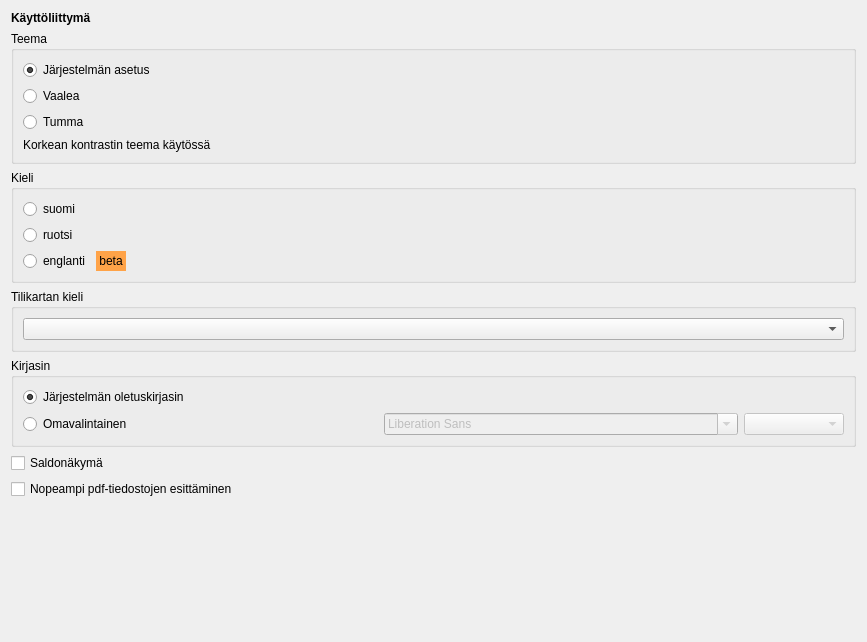
<?xml version="1.0" encoding="UTF-8"?>
<ui version="4.0">
 <class>Ulkoasu</class>
 <widget class="QWidget" name="Ulkoasu">
  <property name="geometry">
   <rect>
    <x>0</x>
    <y>0</y>
    <width>867</width>
    <height>642</height>
   </rect>
  </property>
  <property name="windowTitle">
   <string>Form</string>
  </property>
  <layout class="QVBoxLayout" name="verticalLayout_2">
   <item>
    <widget class="QLabel" name="label">
     <property name="font">
      <font>
       <bold>true</bold>
      </font>
     </property>
     <property name="text">
      <string>Käyttöliittymä</string>
     </property>
    </widget>
   </item>
  <item>
   <widget class="QGroupBox" name="teemaGroup">
    <property name="title">
     <string>Teema</string>
    </property>
    <layout class="QVBoxLayout" name="verticalLayout_5">
     <item>
      <widget class="QRadioButton" name="jarjestelmaTeema">
       <property name="text">
        <string>Järjestelmän asetus</string>
       </property>
       <property name="checked">
        <bool>true</bool>
       </property>
      </widget>
     </item>
     <item>
      <widget class="QRadioButton" name="vaaleaTeema">
       <property name="text">
        <string>Vaalea</string>
       </property>
      </widget>
     </item>
     <item>
      <widget class="QRadioButton" name="tummaTeema">
       <property name="text">
        <string>Tumma</string>
       </property>
      </widget>
     </item>
     <item>
      <widget class="QLabel" name="korkeaKontrastiInfo">
       <property name="visible">
        <bool>false</bool>
       </property>
       <property name="text">
        <string>Korkean kontrastin teema käytössä</string>
       </property>
      </widget>
     </item>
    </layout>
   </widget>
  </item>
   <item>
    <widget class="QGroupBox" name="groupBox_2">
     <property name="title">
      <string>Kieli</string>
     </property>
     <layout class="QVBoxLayout" name="verticalLayout_3">
      <item>
       <widget class="QRadioButton" name="fiKieli">
        <property name="text">
         <string>suomi</string>
        </property>
        <property name="icon">
         <iconset resource="../pic/pic.qrc">
          <normaloff>:/liput/fi.png</normaloff>:/liput/fi.png</iconset>
        </property>
       </widget>
      </item>
      <item>
       <widget class="QRadioButton" name="svKieli">
        <property name="text">
         <string>ruotsi</string>
        </property>
        <property name="icon">
         <iconset resource="../pic/pic.qrc">
          <normaloff>:/liput/se.png</normaloff>:/liput/se.png</iconset>
        </property>
       </widget>
      </item>
      <item>
       <layout class="QHBoxLayout" name="horizontalLayout_2">
        <item>
         <widget class="QRadioButton" name="enKieli">
          <property name="text">
           <string>englanti</string>
          </property>
          <property name="icon">
           <iconset resource="../pic/pic.qrc">
            <normaloff>:/liput/gb.png</normaloff>:/liput/gb.png</iconset>
          </property>
         </widget>
        </item>
        <item>
         <widget class="QLabel" name="label_2">
          <property name="styleSheet">
           <string notr="true">background-color: rgb(255, 163, 72);</string>
          </property>
          <property name="text">
           <string> beta </string>
          </property>
         </widget>
        </item>
        <item>
         <spacer name="horizontalSpacer">
          <property name="orientation">
           <enum>Qt::Orientation::Horizontal</enum>
          </property>
          <property name="sizeHint" stdset="0">
           <size>
            <width>40</width>
            <height>20</height>
           </size>
          </property>
         </spacer>
        </item>
       </layout>
      </item>
     </layout>
    </widget>
   </item>
   <item>
    <widget class="QGroupBox" name="karttakieliGroup">
     <property name="title">
      <string>Tilikartan kieli</string>
     </property>
     <layout class="QVBoxLayout" name="verticalLayout_4">
      <item>
       <widget class="KieliCombo" name="tilikarttaKieli"/>
      </item>
     </layout>
    </widget>
   </item>
   <item>
    <widget class="QGroupBox" name="groupBox">
     <property name="title">
      <string>Kirjasin</string>
     </property>
     <layout class="QVBoxLayout" name="verticalLayout">
      <item>
       <widget class="QRadioButton" name="oletusfontti">
        <property name="text">
         <string>Järjestelmän oletuskirjasin</string>
        </property>
        <property name="checked">
         <bool>true</bool>
        </property>
       </widget>
      </item>
      <item>
       <layout class="QHBoxLayout" name="horizontalLayout">
        <item>
         <widget class="QRadioButton" name="omafontti">
          <property name="text">
           <string>Omavalintainen</string>
          </property>
         </widget>
        </item>
        <item>
         <widget class="QFontComboBox" name="fonttiCombo">
          <property name="enabled">
           <bool>false</bool>
          </property>
         </widget>
        </item>
        <item>
         <widget class="QComboBox" name="kokoCombo">
          <property name="enabled">
           <bool>false</bool>
          </property>
          <property name="maximumSize">
           <size>
            <width>100</width>
            <height>16777215</height>
           </size>
          </property>
         </widget>
        </item>
       </layout>
      </item>
     </layout>
    </widget>
   </item>
   <item>
    <widget class="QCheckBox" name="saldotCheck">
     <property name="text">
      <string>Saldonäkymä</string>
     </property>
     <property name="icon">
      <iconset resource="../pic/pic.qrc">
       <normaloff>:/pic/raha2.png</normaloff>:/pic/raha2.png</iconset>
     </property>
    </widget>
   </item>
   <item>
    <widget class="QCheckBox" name="pikaPdfCheck">
     <property name="text">
      <string>Nopeampi pdf-tiedostojen esittäminen</string>
     </property>
     <property name="icon">
      <iconset resource="../pic/pic.qrc">
       <normaloff>:/pic/pdf.png</normaloff>:/pic/pdf.png</iconset>
     </property>
    </widget>
   </item>
   <item>
    <spacer name="verticalSpacer">
     <property name="orientation">
      <enum>Qt::Orientation::Vertical</enum>
     </property>
     <property name="sizeHint" stdset="0">
      <size>
       <width>20</width>
       <height>204</height>
      </size>
     </property>
    </spacer>
   </item>
  </layout>
 </widget>
 <customwidgets>
  <customwidget>
   <class>KieliCombo</class>
   <extends>QComboBox</extends>
   <header location="global">kieli/kielicombo.h</header>
  </customwidget>
 </customwidgets>
 <resources>
  <include location="../pic/pic.qrc"/>
 </resources>
 <connections>
  <connection>
   <sender>omafontti</sender>
   <signal>toggled(bool)</signal>
   <receiver>fonttiCombo</receiver>
   <slot>setEnabled(bool)</slot>
   <hints>
    <hint type="sourcelabel">
     <x>96</x>
     <y>153</y>
    </hint>
    <hint type="destinationlabel">
     <x>537</x>
     <y>165</y>
    </hint>
   </hints>
  </connection>
  <connection>
   <sender>omafontti</sender>
   <signal>toggled(bool)</signal>
   <receiver>kokoCombo</receiver>
   <slot>setEnabled(bool)</slot>
   <hints>
    <hint type="sourcelabel">
     <x>189</x>
     <y>161</y>
    </hint>
    <hint type="destinationlabel">
     <x>774</x>
     <y>161</y>
    </hint>
   </hints>
  </connection>
 </connections>
</ui>
